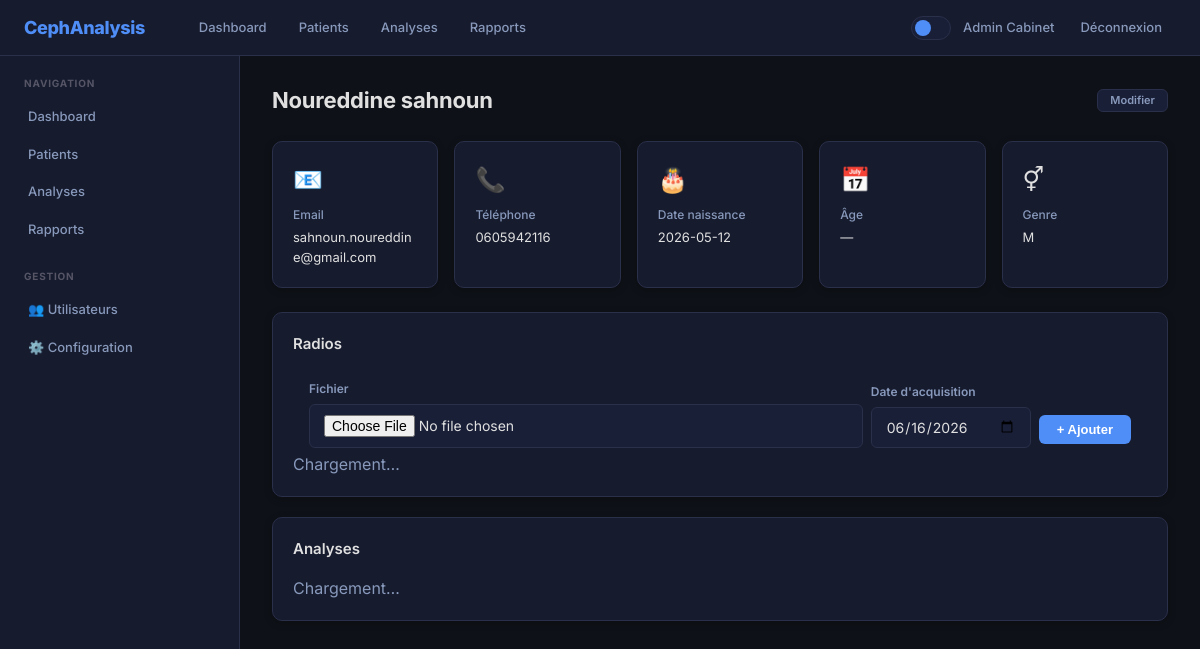
Page /patients/1 (signed in) on the committed database.
### web_gateway/models.py (models this page shows)
class User(Base):
    __tablename__ = "users"
    id = Column(Integer, primary_key=True)
    email = Column(String, unique=True, nullable=False)
    password_hash = Column(String, nullable=False)
    first_name = Column(String, nullable=False)
    last_name = Column(String, nullable=False)
    role_id = Column(Integer, ForeignKey("roles.id"), nullable=False)
    speciality = Column(String)
    license_number = Column(String)
    signature_image = Column(Text)
    is_active = Column(Boolean, default=True)
    last_login = Column(DateTime)
    created_by = Column(Integer, ForeignKey("users.id"))
    created_at = Column(DateTime, default=_utcnow)
    updated_at = Column(DateTime, onupdate=_utcnow)
    role = relationship("Role", back_populates="users")
    patients_created = relationship("Patient", back_populates="creator", foreign_keys="Patient.created_by")
    patients_assigned = relationship("Patient", back_populates="orthodontist", foreign_keys="Patient.assigned_to")
    sessions = relationship("UserSession", back_populates="user")
    preferences = relationship("UserPreference", back_populates="user")
    notifications = relationship("Notification", back_populates="user")
    audit_logs = relationship("AuditLog", back_populates="user")

class Patient(Base):
    __tablename__ = "patients"
    id = Column(Integer, primary_key=True)
    first_name = Column(String, nullable=False)
    last_name = Column(String, nullable=False)
    birth_date = Column(Date, nullable=False)
    gender = Column(String, CheckConstraint("gender IN ('M','F','O')"))
    email = Column(String)
    phone = Column(String)
    address = Column(String)
    emergency_contact = Column(String)
    emergency_phone = Column(String)
    medical_id = Column(String, unique=True)
    referring_doctor = Column(String)
    medical_history = Column(Text)
    allergies = Column(String)
    medications = Column(String)
    insurance_info = Column(String)
    consent_signed = Column(Boolean, default=False)
    consent_signed_at = Column(DateTime)
    created_by = Column(Integer, ForeignKey("users.id"))
    assigned_to = Column(Integer, ForeignKey("users.id"))
    created_at = Column(DateTime, default=_utcnow)
    updated_at = Column(DateTime, onupdate=_utcnow)
    creator = relationship("User", back_populates="patients_created", foreign_keys=[created_by])
    orthodontist = relationship("User", back_populates="patients_assigned", foreign_keys=[assigned_to])
    documents = relationship("PatientDocument", back_populates="patient")
    notes = relationship("ClinicalNote", back_populates="patient")
    radios = relationship("Radio", back_populates="patient")
    comparisons = relationship("AnalysisComparison", back_populates="patient")
    reports = relationship("Report", back_populates="patient")
    tasks = relationship("Task", back_populates="patient")
    consent_logs = relationship("ConsentLog", back_populates="patient")

### web_gateway/routers/pages.py (the view)
@router.get("/patients/{patient_id}", response_class=HTMLResponse)
async def patient_detail_page(patient_id: int, request: Request, db: AsyncSession = Depends(get_db)):
    user = await get_user(request, db)
    if not user:
        return RedirectResponse(url="/login")
    result = await db.execute(select(Patient).where(Patient.id == patient_id))
    p = result.scalar_one_or_none()
    if not p:
        raise HTTPException(404, "Patient introuvable")
    age = None
    if p.birth_date:
        from datetime import date
        today = date.today()
        try:
            bd = p.birth_date if hasattr(p.birth_date, 'year') else p.birth_date
            age = today.year - bd.year - ((today.month, today.day) < (bd.month, bd.day))
        except Exception:
            pass
    return _render("patients/detail.html", current_user=user, patient={
        "id": p.id, "first_name": p.first_name, "last_name": p.last_name,
        "birth_date": p.birth_date, "gender": p.gender, "email": p.email,
        "phone": p.phone, "medical_id": p.medical_id, "age": age,
    }, show_sidebar=True)

### web_gateway/templates/patients/detail.html (shortened to what this page needs)
{% extends "base.html" %}
{% block content %}
<div class="page-header">
    <h1>{{ patient.first_name }} {{ patient.last_name }}</h1>
    <div class="flex-row gap-2">
        <a href="/patients/new?edit={{ patient.id }}" class="btn btn-sm btn-secondary">Modifier</a>
    </div>
</div>
<div class="stats-grid" style="grid-template-columns:repeat(auto-fill,minmax(140px,1fr))">
    <div class="stat-card">
        <div class="stat-icon">📧</div>
        <div class="stat-label">Email</div>
        <div style="font-size:13px;margin-top:4px;word-break:break-all;overflow-wrap:break-word">{{ patient.email or '—' }}</div>
    </div>
    <div class="stat-card">
        <div class="stat-icon">📞</div>
        <div class="stat-label">Téléphone</div>
        <div style="font-size:13px;margin-top:4px">{{ patient.phone or '—' }}</div>
    </div>
    <div class="stat-card">
        <div class="stat-icon">🎂</div>
        <div class="stat-label">Date naissance</div>
        <div style="font-size:13px;margin-top:4px">{{ patient.birth_date }}</div>
    </div>
    <div class="stat-card">
        <div class="stat-icon">📅</div>
        <div class="stat-label">Âge</div>
        <div style="font-size:13px;margin-top:4px">{{ patient.age or '—' }}</div>
    </div>
    <div class="stat-card">
        <div class="stat-icon">⚥</div>
        <div class="stat-label">Genre</div>
        <div style="font-size:13px;margin-top:4px">{{ patient.gender or '—' }}</div>
    </div>
</div>
<div class="card">
    <div class="card-header">
        <h2>Radios</h2>
    </div>
    <div style="padding:8px 16px 4px">
        <form id="upload-form" enctype="multipart/form-data" style="display:flex;gap:8px;align-items:end;flex-wrap:wrap">
            <div class="form-group" style="flex:1;min-width:180px;margin-bottom:0">
                <label style="font-size:12px;color:var(--text-secondary)">Fichier</label>
                <input type="file" name="file" accept="image/*" class="form-control" required>
            </div>
            <div class="form-group" style="flex:0 0 160px;margin-bottom:0">
                <label style="font-size:12px;color:var(--text-secondary)">Date d'acquisition</label>
                <input type="date" name="acquisition_date" class="form-control" id="acq-date">
            </div>
            <button type="submit" class="btn btn-primary" style="margin-bottom:4px">+ Ajouter</button>
        </form>
    </div>
    <div id="radios-list">
        <p class="text-muted">Chargement…</p>
    </div>
</div>
<div class="card">
    <div class="card-header">
        <h2>Analyses</h2>
    </div>
    <div id="analyses-list">
        <p class="text-muted">Chargement…</p>
    </div>
</div>
{% endblock %}

### web_gateway/templates/partials/navbar.html
<nav class="navbar">
    <div class="navbar-brand">
        <a href="/dashboard">CephAnalysis</a>
    </div>
    <div class="navbar-menu">
        <a href="/dashboard" class="nav-link">Dashboard</a>
        <a href="/patients" class="nav-link">Patients</a>
        <a href="/analyses" class="nav-link">Analyses</a>
        <a href="/reports" class="nav-link">Rapports</a>
    </div>
    <div class="navbar-end">
        <button class="theme-toggle" onclick="toggleTheme()" title="Changer le thème"></button>
        <span class="navbar-user">{{ current_user.first_name }} {{ current_user.last_name }}</span>
        <a href="/auth/logout" class="nav-link">Déconnexion</a>
    </div>
</nav>

### web_gateway/static/css/style.css (style rules this page uses)
:root { --bg-primary: #0e1117; --bg-secondary: #161b2e; --bg-tertiary: #1a1f38; --bg-hover: #1e2440; --border-color: #2a2f4a; --text-primary: #e0e0e0; --text-secondary: #8899bb; --text-muted: #556; --accent: #4f8ef7; --accent-hover: #3a7ae0; --accent-light: rgba(79, 142, 247, 0.1); --success: #2d6a4f; --success-text: #a0e0b0; --danger: #6a2d2d; --danger-text: #e0a0a0; --warning: #6a4e2d; --warning-text: #e0c0a0; --info: #1a2a4a; --info-text: #7eb3ff; --sidebar-width: 240px; --navbar-height: 56px; --radius: 10px; --radius-sm: 6px; --shadow: 0 2px 8px rgba(0,0,0,.2); --shadow-lg: 0 8px 24px rgba(0,0,0,.3); --transition: .2s ease; }
* { box-sizing: border-box; margin: 0; padding: 0; }
body { background: var(--bg-primary); font-family: 'Inter', 'Segoe UI', system-ui, -apple-system, sans-serif; color: var(--text-primary); min-height: 100vh; line-height: 1.5; -webkit-font-smoothing: antialiased; }
.navbar { display: flex; align-items: center; padding: 0 24px; height: var(--navbar-height); background: var(--bg-secondary); border-bottom: 1px solid var(--border-color); position: sticky; top: 0; z-index: 100; backdrop-filter: blur(12px); }
.navbar-brand a { color: var(--accent); font-weight: 800; font-size: 18px; text-decoration: none; letter-spacing: -.02em; }
.navbar-menu { display: flex; gap: 4px; margin-left: 40px; }
.nav-link { color: var(--text-secondary); text-decoration: none; font-size: 13px; font-weight: 500; padding: 8px 14px; border-radius: var(--radius-sm); transition: all var(--transition); }
.navbar-end { margin-left: auto; display: flex; align-items: center; gap: 12px; }
.navbar-user { color: var(--text-secondary); font-size: 13px; font-weight: 500; }
.theme-toggle { background: var(--bg-tertiary); border: 1px solid var(--border-color); border-radius: 20px; width: 40px; height: 24px; cursor: pointer; position: relative; transition: all var(--transition); flex-shrink: 0; }
.theme-toggle::after { content: ''; position: absolute; top: 3px; left: 3px; width: 16px; height: 16px; border-radius: 50%; background: var(--accent); transition: transform var(--transition); }
.page-header { display: flex; align-items: center; justify-content: space-between; margin-bottom: 24px; flex-wrap: wrap; gap: 12px; }
.page-header h1 { font-size: 22px; font-weight: 700; color: var(--text-primary); letter-spacing: -.01em; }
.card { background: var(--bg-secondary); border: 1px solid var(--border-color); border-radius: var(--radius); padding: 20px; margin-bottom: 20px; box-shadow: var(--shadow); transition: box-shadow var(--transition); }
.card-header { display: flex; align-items: center; justify-content: space-between; margin-bottom: 16px; }
.card-header h2 { font-size: 15px; font-weight: 600; color: var(--text-primary); }
.btn { display: inline-flex; align-items: center; gap: 6px; padding: 8px 18px; border-radius: var(--radius-sm); border: none; cursor: pointer; font-size: 13px; font-weight: 600; transition: all var(--transition); text-decoration: none; line-height: 1; }
.btn-sm { padding: 5px 12px; font-size: 11px; }
.btn-primary { background: var(--accent); color: #fff; }
.btn-secondary { background: var(--bg-tertiary); color: var(--text-secondary); border: 1px solid var(--border-color); }
.form-group { margin-bottom: 16px; }
.form-group label { display: block; font-size: 12px; font-weight: 600; color: var(--text-secondary); margin-bottom: 6px; }
.form-control { width: 100%; padding: 10px 14px; background: var(--bg-tertiary); border: 1px solid var(--border-color); border-radius: var(--radius-sm); color: var(--text-primary); font-size: 14px; font-family: inherit; transition: all var(--transition); }
.form-control::placeholder { color: var(--text-muted); }
.stats-grid { display: grid; grid-template-columns: repeat(auto-fill, minmax(220px, 1fr)); gap: 16px; margin-bottom: 24px; }
.stat-card { background: var(--bg-secondary); border: 1px solid var(--border-color); border-radius: var(--radius); padding: 20px; box-shadow: var(--shadow); transition: all var(--transition); }
.stat-card .stat-icon { font-size: 24px; margin-bottom: 8px; }
.stat-card .stat-label { font-size: 12px; color: var(--text-secondary); margin-top: 4px; font-weight: 500; }
.flex-row { display: flex; gap: 12px; align-items: center; flex-wrap: wrap; }
.text-muted { color: var(--text-secondary); }
.gap-2 { gap: 8px; }
.card, .stat-card, .alert { animation: fadeIn .3s ease; }

### rows in the picture
User: first_name "Admin", last_name "Cabinet"
Patient: first_name "Noureddine", last_name "sahnoun", email "sahnoun.noureddine@gmail.com", phone "0605942116", birth_date "2026-05-12", gender "M"

### other values in the picture
{{ patient.age or '—' }} "—"
